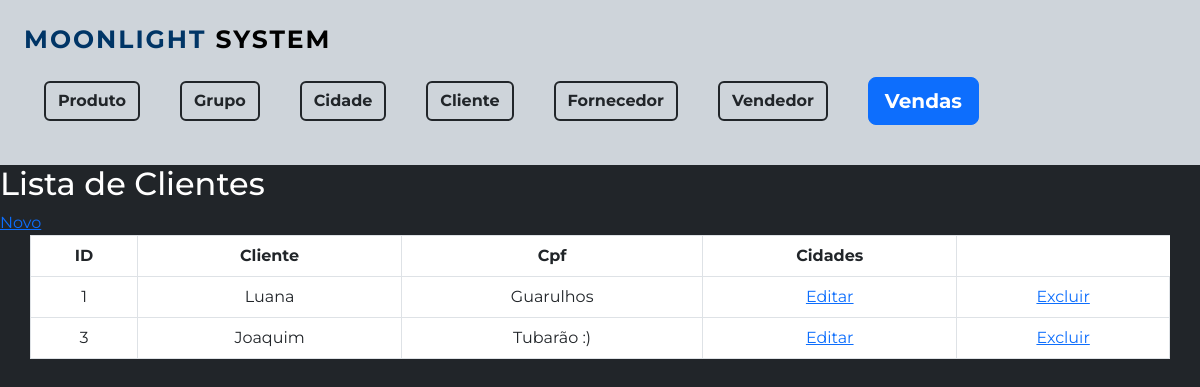
Page /Cliente/formListaCliente.php on the committed database.
### tables this page shows
CREATE TABLE `tb_cliente` (
  `id_cliente` int(11) NOT NULL,
  `nm_cliente` varchar(55) DEFAULT NULL,
  `cpf_cliente` varchar(11) DEFAULT NULL,
  `fk_id_cidade` int(11) NOT NULL
);

CREATE TABLE `tb_cidade` (
  `id_cidade` int(11) NOT NULL,
  `nm_cidade` varchar(55) DEFAULT NULL,
  `uf_cidade` varchar(2) DEFAULT NULL,
  `dt_cadastro` int(20) NOT NULL
);

### Cliente/formListaCliente.php (the view, shortened to what this page needs)
<?php
include '../formMenu.php';
include '../conexao/conecta.php';
$sql="SELECT cli.id_cliente, cli.nm_cliente, cli.cpf_cliente, cid.nm_cidade FROM tb_cliente cli INNER JOIN tb_cidade cid ON cid.id_cidade=cli.fk_id_cidade";
$resultado= mysqli_query($conexao,$sql);
?>
<h2> Lista de Clientes</h2>
<a href="formCliente.php">Novo</a>
<table class="table table-bordered bg-white container text-center">
	<tr>
		<th>ID </th>
		<th>Cliente</th>
		<th>Cpf</th>
		<th>Cidades</th>
	</tr>
	<?php
         while ( $item=mysqli_fetch_array($resultado)) {
         	echo "<tr>";
         	echo "<td> $item[id_cliente] </td>";
         	echo "<td> $item[nm_cliente] </td>";
         	echo "<td> $item[nm_cidade] </td>";
         	echo "<td><a href='formCliente.php?id=$item[id_cliente]'>Editar</a></td>";
         	echo "<td><a href='formExcluirCliente.php?id=$item[id_cliente]'>Excluir</a></td>";
         }
?>
</table>

### formMenu.php (style rules this page uses)
body { background-color: #212529; color: #fff; font-family: 'Montserrat', sans-serif; }

### rows in the picture
tb_cliente: id_cliente "1", nm_cliente "Luana", tb_cidade.nm_cidade "Guarulhos"
tb_cliente: id_cliente "3", nm_cliente "Joaquim", tb_cidade.nm_cidade "Tubarão :)"
